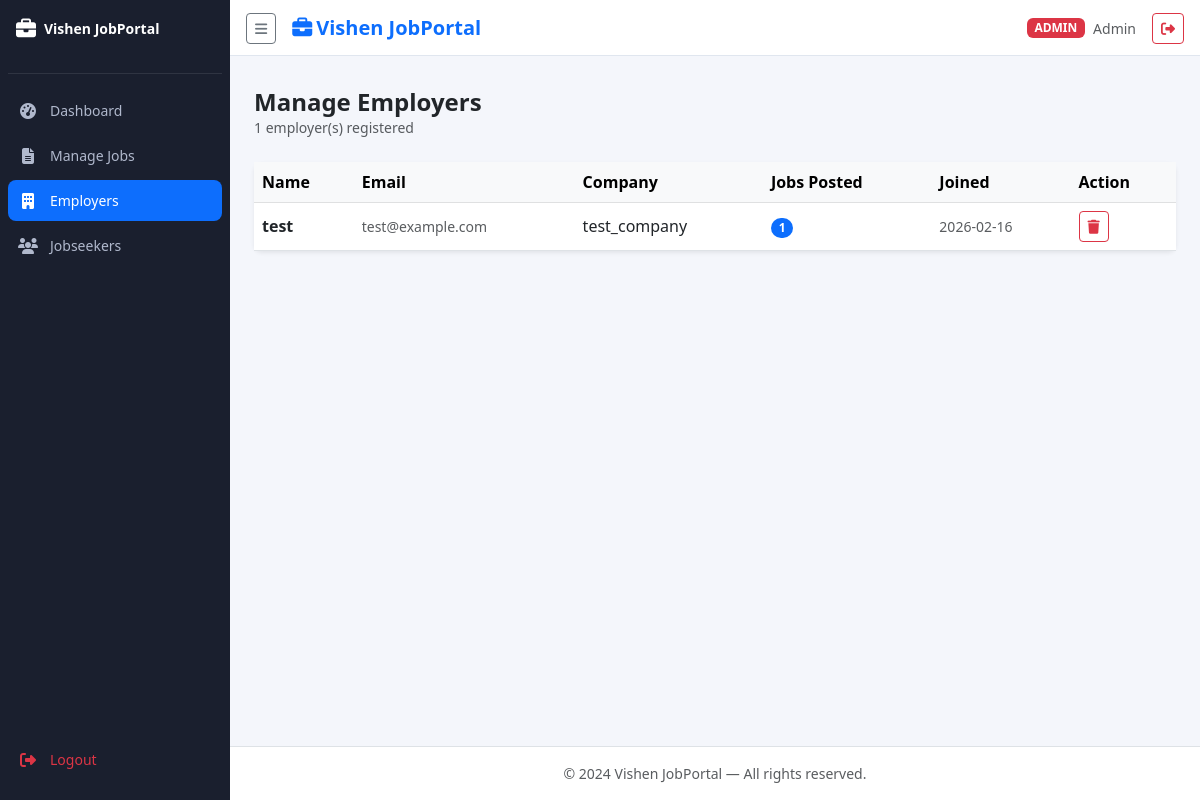
Page /admin/employers (signed in) on the committed database.
### tables this page shows
CREATE TABLE users (
        id INTEGER PRIMARY KEY AUTOINCREMENT,
        name TEXT NOT NULL, email TEXT UNIQUE NOT NULL,
        password TEXT NOT NULL,
        role TEXT NOT NULL CHECK(role IN ('admin','employer','jobseeker')),
        company TEXT, created_at TIMESTAMP DEFAULT CURRENT_TIMESTAMP);

### app.py (the view)
@app.route('/admin/employers')
@role_required('admin')
def admin_employers():
    conn = get_db()
    employers = conn.execute("SELECT u.*,COUNT(j.id) as job_count FROM users u "
        "LEFT JOIN jobs j ON j.employer_id=u.id WHERE u.role='employer' GROUP BY u.id ORDER BY u.created_at DESC").fetchall()
    conn.close(); return render_template('admin_employers.html', employers=employers)

### app.py (called while the page is built)
def get_db():
    conn = sqlite3.connect(DATABASE)
    conn.row_factory = sqlite3.Row
    return conn

def role_required(*roles):
    def decorator(f):
        @wraps(f)
        def decorated(*args, **kwargs):
            if 'user_id' not in session:
                return redirect(url_for('login'))
            if session.get('role') not in roles:
                flash('Access denied.','danger')
                return redirect(url_for('dashboard'))
            return f(*args, **kwargs)
        return decorated
    return decorator

### templates/admin_employers.html (shortened to what this page needs)
{% extends "base.html" %}
{% block content %}
<div class="mb-4">
  <h4 class="fw-bold mb-0">Manage Employers</h4>
  <p class="text-muted small">{{ employers | length }} employer(s) registered</p>
</div>
<div class="card border-0 shadow-sm rounded-3">
  <div class="table-responsive">
    <table class="table table-hover align-middle mb-0">
      <thead class="table-light">
        <tr><th>Name</th><th>Email</th><th>Company</th><th>Jobs Posted</th><th>Joined</th><th>Action</th></tr>
      </thead>
      <tbody>
        {% for emp in employers %}
        <tr>
          <td class="fw-semibold">{{ emp.name }}</td>
          <td class="text-muted small">{{ emp.email }}</td>
          <td>{{ emp.company or '—' }}</td>
          <td><span class="badge bg-primary rounded-pill">{{ emp.job_count }}</span></td>
          <td class="text-muted small">{{ emp.created_at[:10] }}</td>
          <td>
            <form method="POST" action="{{ url_for('admin_delete_employer', user_id=emp.id) }}"
                  onsubmit="return confirm('Remove this employer and all their jobs?')">
              <button class="btn btn-sm btn-outline-danger"><i class="fas fa-trash"></i></button>
            </form>
          </td>
        </tr>
        {% else %}
        <tr><td colspan="6" class="text-center text-muted py-4">No employers found.</td></tr>
        {% endfor %}
      </tbody>
    </table>
  </div>
</div>
{% endblock %}

### static/css/style.css (style rules this page uses)
:root { --sidebar-width: 230px; --sidebar-collapsed: 60px; --sidebar-bg: #1a1f2e; --sidebar-text: #b0b8cc; --sidebar-hover: #2d3450; --sidebar-active: #0d6efd; }
body { background:#f4f6fb; font-family:'Segoe UI',sans-serif; }

### rows in the picture
users: name "test", email "test@example.com", company "test_company", job_count "1", created_at "2026-02-16"

### other values in the picture
{{ session.role }} "ADMIN"
{{ session.name }} "Admin"
{{ employers | length }} "1"
